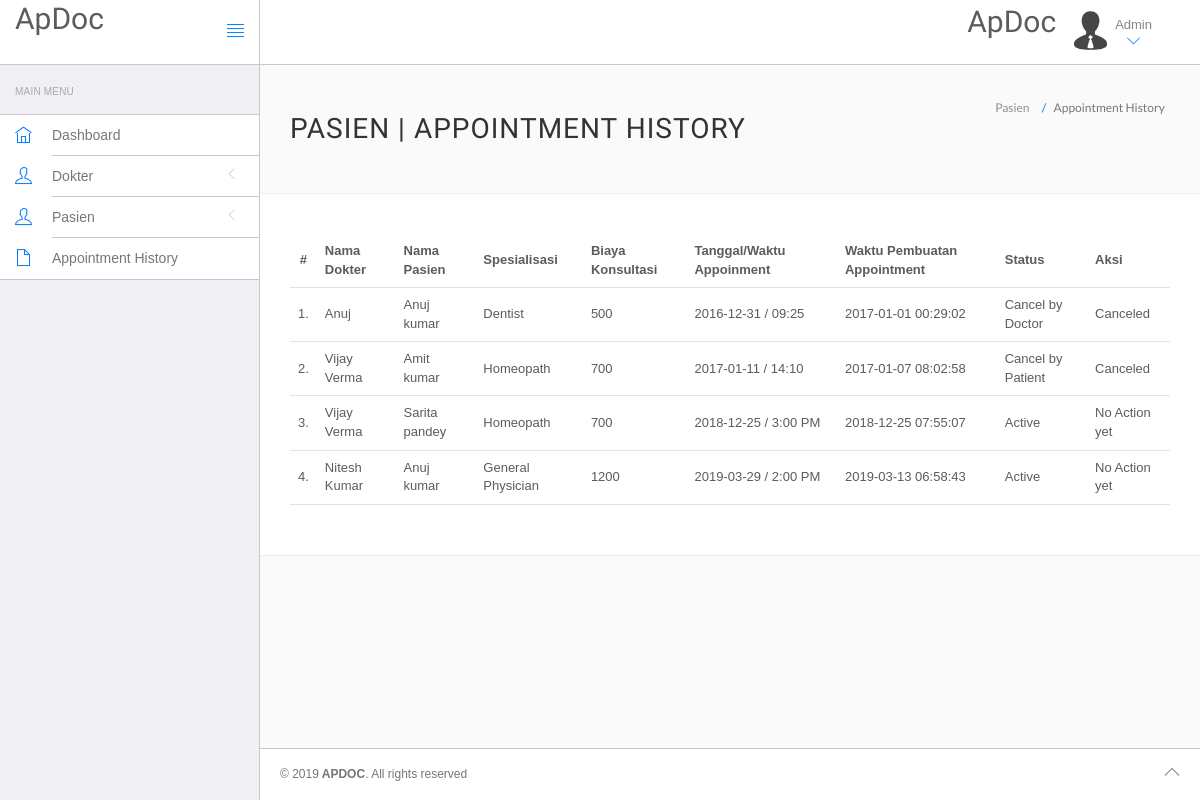
Page /apdoc/hms/admin/appointment-history.php (signed in) on the earlier database version.
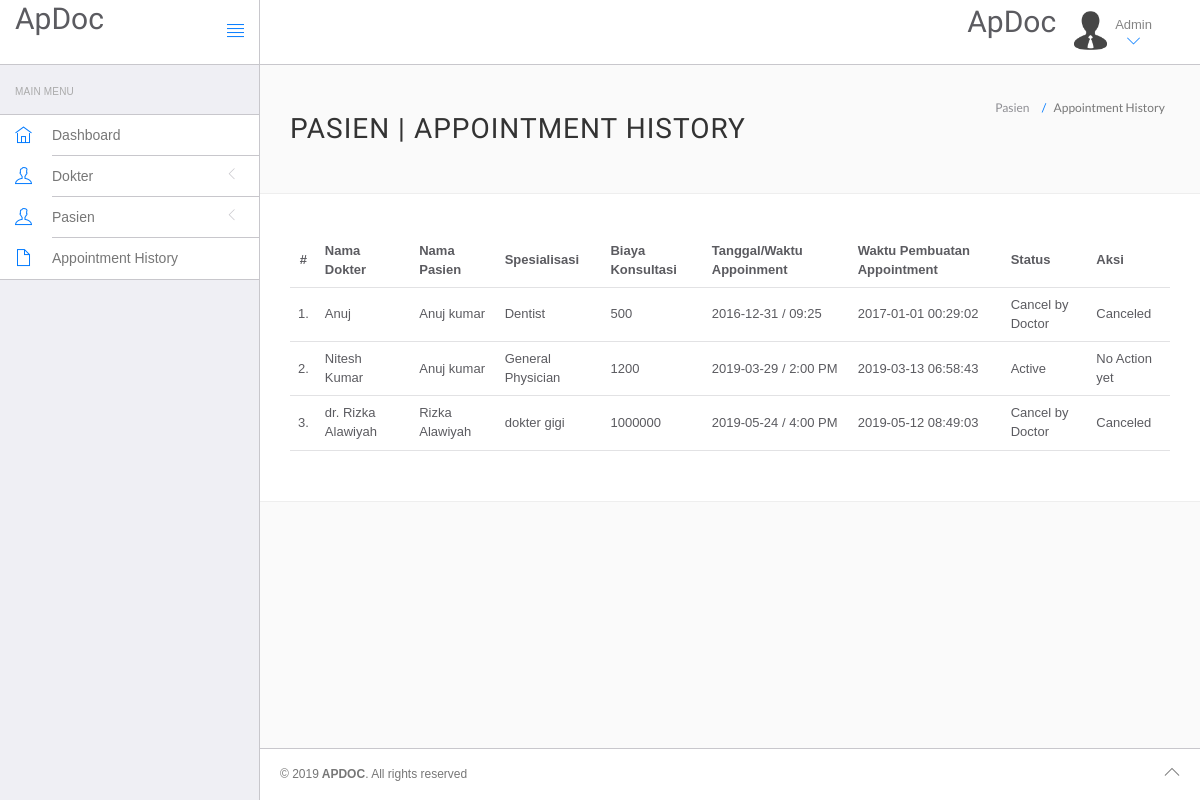
Same page on the later database version.
### tables this page shows
CREATE TABLE `appointment` (
  `id` int(11) NOT NULL,
  `doctorSpecialization` varchar(255) NOT NULL,
  `doctorId` int(11) NOT NULL,
  `userId` int(11) NOT NULL,
  `consultancyFees` int(11) NOT NULL,
  `appointmentDate` varchar(255) NOT NULL,
  `appointmentTime` varchar(255) NOT NULL,
  `postingDate` timestamp NOT NULL DEFAULT CURRENT_TIMESTAMP,
  `userStatus` int(11) NOT NULL,
  `doctorStatus` int(11) NOT NULL,
  `updationDate` varchar(255) NOT NULL
);

CREATE TABLE `doctors` (
  `id` int(11) NOT NULL,
  `specilization` varchar(255) NOT NULL,
  `doctorName` varchar(255) NOT NULL,
  `address` longtext NOT NULL,
  `docFees` varchar(255) NOT NULL,
  `contactno` bigint(11) NOT NULL,
  `docEmail` varchar(255) NOT NULL,
  `password` varchar(255) NOT NULL,
  `creationDate` timestamp NOT NULL DEFAULT CURRENT_TIMESTAMP,
  `updationDate` varchar(255) NOT NULL
);

CREATE TABLE `users` (
  `id` int(11) NOT NULL,
  `fullName` varchar(255) NOT NULL,
  `address` longtext NOT NULL,
  `city` varchar(255) NOT NULL,
  `gender` varchar(255) NOT NULL,
  `email` varchar(255) NOT NULL,
  `password` varchar(255) NOT NULL,
  `regDate` timestamp NOT NULL DEFAULT CURRENT_TIMESTAMP,
  `updationDate` varchar(255) NOT NULL
);

### apdoc/hms/admin/appointment-history.php (the view, shortened to what this page needs)
<?php
include('include/config.php');
?>
<!DOCTYPE html>
<html lang="en">
	<head>
		<link rel="stylesheet" href="vendor/bootstrap/css/bootstrap.min.css">
		<link rel="stylesheet" href="vendor/fontawesome/css/font-awesome.min.css">
		<link rel="stylesheet" href="vendor/themify-icons/themify-icons.min.css">
		<link href="vendor/animate.css/animate.min.css" rel="stylesheet" media="screen">
		<link href="vendor/perfect-scrollbar/perfect-scrollbar.min.css" rel="stylesheet" media="screen">
		<link href="vendor/switchery/switchery.min.css" rel="stylesheet" media="screen">
		<link href="vendor/bootstrap-touchspin/jquery.bootstrap-touchspin.min.css" rel="stylesheet" media="screen">
		<link href="vendor/select2/select2.min.css" rel="stylesheet" media="screen">
		<link href="vendor/bootstrap-datepicker/bootstrap-datepicker3.standalone.min.css" rel="stylesheet" media="screen">
		<link href="vendor/bootstrap-timepicker/bootstrap-timepicker.min.css" rel="stylesheet" media="screen">
		<link rel="stylesheet" href="assets/css/styles.css">
		<link rel="stylesheet" href="assets/css/plugins.css">
		<link rel="stylesheet" href="assets/css/themes/theme-1.css" id="skin_color" />
	</head>
	<body>
		<div id="app">
<?php include('include/sidebar.php');?>
			<div class="app-content">
					<?php include('include/header.php');?>
				<div class="main-content" >
					<div class="wrap-content container" id="container">
						<section id="page-title">
							<div class="row">
								<div class="col-sm-8">
									<h1 class="mainTitle">Pasien  | Appointment History</h1>
																	</div>
								<ol class="breadcrumb">
									<li>
										<span>Pasien </span>
									</li>
									<li class="active">
										<span>Appointment History</span>
									</li>
								</ol>
							</div>
						</section>
						<div class="container-fluid container-fullw bg-white">
									<div class="row">
								<div class="col-md-12">
									<table class="table table-hover" id="sample-table-1">
										<thead>
											<tr>
												<th class="center">#</th>
												<th class="hidden-xs">Nama Dokter</th>
												<th>Nama Pasien</th>
												<th>Spesialisasi</th>
												<th>Biaya Konsultasi</th>
												<th>Tanggal/Waktu Appoinment</th>
												<th>Waktu Pembuatan Appointment</th>
												<th>Status</th>
												<th>Aksi</th>
											</tr>
										</thead>
										<tbody>
<?php
$sql=mysqli_query($con,"select doctors.doctorName as docname,users.fullName as pname,appointment.*  from appointment join doctors on doctors.id=appointment.doctorId join users on users.id=appointment.userId ");
$cnt=1;
while($row=mysqli_fetch_array($sql))
{
?>
											<tr>
												<td class="center"><?php echo $cnt;?>.</td>
												<td class="hidden-xs"><?php echo $row['docname'];?></td>
												<td class="hidden-xs"><?php echo $row['pname'];?></td>
												<td><?php echo $row['doctorSpecialization'];?></td>
												<td><?php echo $row['consultancyFees'];?></td>
												<td><?php echo $row['appointmentDate'];?> / <?php echo
												 $row['appointmentTime'];?>
												</td>
												<td><?php echo $row['postingDate'];?></td>
												<td>
<?php if(($row['userStatus']==1) && ($row['doctorStatus']==1))
{
	echo "Active";
}
if(($row['userStatus']==0) && ($row['doctorStatus']==1))
{
	echo "Cancel by Patient";
}
if(($row['userStatus']==1) && ($row['doctorStatus']==0))
{
	echo "Cancel by Doctor";
}
												?></td>
												<td >
												<div class="visible-md visible-lg hidden-sm hidden-xs">
							<?php if(($row['userStatus']==1) && ($row['doctorStatus']==1))
{
echo "No Action yet";
	 } else {
		echo "Canceled";
		} ?>
												</div>
												</td>
											</tr>
											<?php
$cnt=$cnt+1;
											 }?>
										</tbody>
									</table>
								</div>
							</div>
								</div>
					</div>
				</div>
			</div>
	<?php include('include/footer.php');?>
		</div>
	</body>
</html>

Differences in the rows shown:
no longer on this page (row unchanged): appointment: doctorId.doctorName "Vijay Verma", userId.fullName "Amit kumar", doctorSpecialization "Homeopath", consultancyFees "700", appointmentDate "2017-01-11", appointmentTime "14:10", postingDate "2017-01-07 08:02:58", userStatus "Cancel by Patient"
no longer on this page (row unchanged): appointment: doctorId.doctorName "Vijay Verma", userId.fullName "Sarita pandey", doctorSpecialization "Homeopath", consultancyFees "700", appointmentDate "2018-12-25", appointmentTime "3:00 PM", postingDate "2018-12-25 07:55:07", userStatus "Active"
added appointment: doctorId.doctorName "dr. Rizka Alawiyah", userId.fullName "Rizka Alawiyah", doctorSpecialization "dokter gigi", consultancyFees "1000000", appointmentDate "2019-05-24", appointmentTime "4:00 PM", postingDate "2019-05-12 08:49:03", userStatus "Cancel by Doctor"
